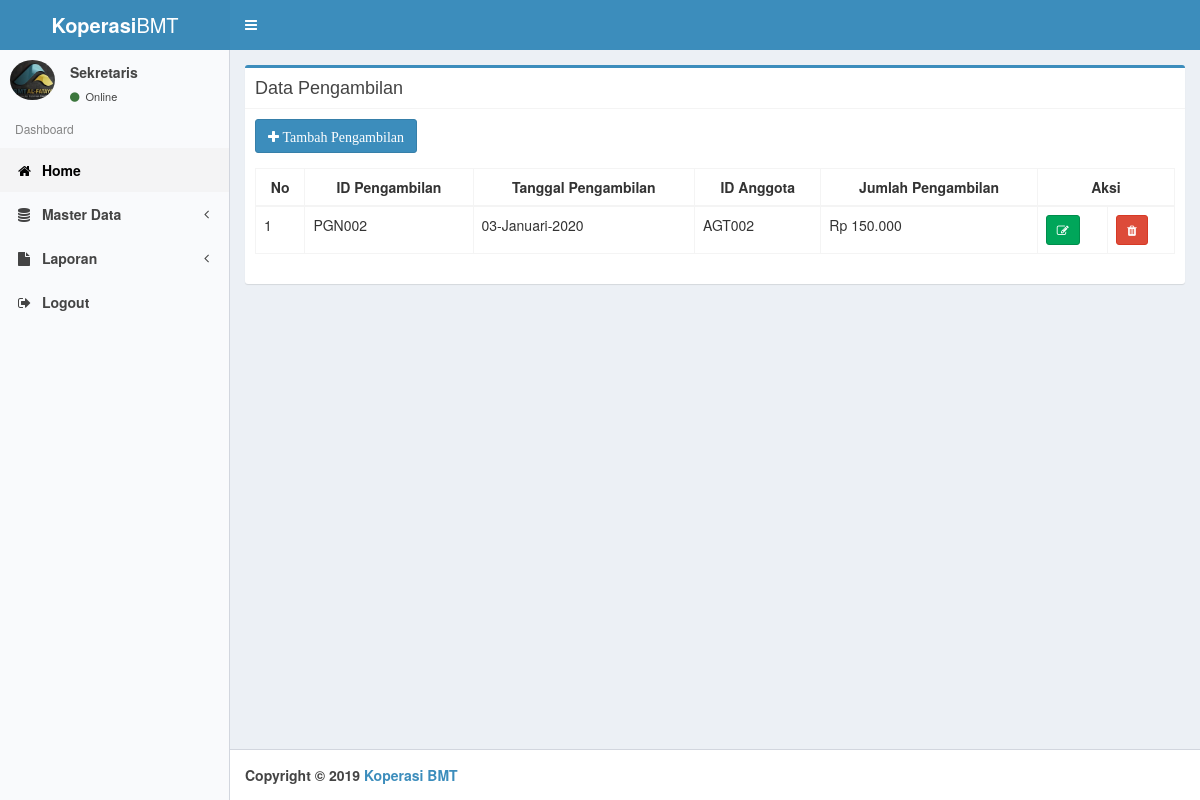
Screenshot of /sekretaris/datapengambilan.php (signed in) with the database file from the repository.
### tables this page shows
CREATE TABLE `tbl_pengambilan` (
  `id_pengambilan` varchar(6) NOT NULL,
  `tgl_pengambilan` date NOT NULL,
  `id_anggota` varchar(6) NOT NULL,
  `jumlah_pengambilan` int(11) NOT NULL
);

CREATE TABLE `tbl_tabungan` (
  `id_tabungan` varchar(6) NOT NULL,
  `id_anggota` varchar(6) NOT NULL,
  `saldo` int(11) NOT NULL,
  `saldo_wajib` int(11) NOT NULL
);

### sekretaris/datapengambilan.php (the view)
<?php
	include ("style/header.php");
	include ("style/sidebar.php");
	function tgl_indo($tanggal){
		$bulan = array(
			1 => 'Januari',
			'Februari',
			'Maret',
			'April',
			'Mei',
			'Juni',
			'Juli',
			'Agustus',
			'September',
			'Oktober',
			'November',
			'Desember',);
		$pecahkan = explode('-', $tanggal);
		return $pecahkan[2] . '-' . $bulan[(int)$pecahkan[1]] . '-' . $pecahkan[0];
	}
?>
	<div class="box box-primary">
		<div class="box-header with-border">
			<h3 class="box-title">Data Pengambilan</h3>
		</div>
		<div class="box-body">
			<div class="form-group">
				<a href="tambahpengambilan.php"><i class="btn btn-primary btn-md"><span class="fa fa-plus fa-md"> Tambah Pengambilan</span></i></a>
			</div>
			<div class="table-responsive">
				<table class="table table-bordered">
					<thead>
						<tr>
							<th style="text-align: center;">No</th>
							<th style="text-align: center;">ID Pengambilan</th>
							<th style="text-align: center;">Tanggal Pengambilan</th>
							<th style="text-align: center;">ID Anggota</th>
							<th style="text-align: center;">Jumlah Pengambilan</th>
							<th style="text-align: center;" colspan="2">Aksi</th>
						</tr>
					</thead>
					<?php
					$no = 1;
					include ("../config/koneksi.php");
					$sql = mysqli_query($konek, "SELECT * FROM tbl_pengambilan a LEFT JOIN tbl_tabungan b ON a.id_anggota=b.id_anggota");
					while ($data = mysqli_fetch_array($sql)){
					?>
					<tbody>
						<tr>
							<td><?php echo $no++; ?></td>
							<td><?php echo $data['id_pengambilan']; ?></td>
							<td><?php echo tgl_indo($data['tgl_pengambilan']); ?></td>
							<td><?php echo $data['id_anggota']; ?></td>
							<td><?php echo "Rp ".number_format($data['jumlah_pengambilan'],0,',','.');?></td>
							<td><a href="editpengambilan.php?kd=<?php echo $data['id_pengambilan']; ?>"><i class="btn btn-success btn-sm"><span class="fa fa-edit fa-sm"></span></i></a></td>
							<td><a href="hapuspengambilan.php?kd=<?php echo $data['id_pengambilan']; ?>"><i class="btn btn-danger btn-sm"><span class="fa fa-trash fa-sm"></span></i></a></td>
						</tr>
					</tbody>
					<?php
					}
					?>
				</table>
			</div>
		</div>
    </div>
<?php
	include ("style/footer.php");
?>

### rows the page displays
tbl_pengambilan: id_pengambilan "PGN002", tgl_pengambilan "03-Januari-2020", tbl_tabungan.id_anggota "AGT002", jumlah_pengambilan "150.000"
